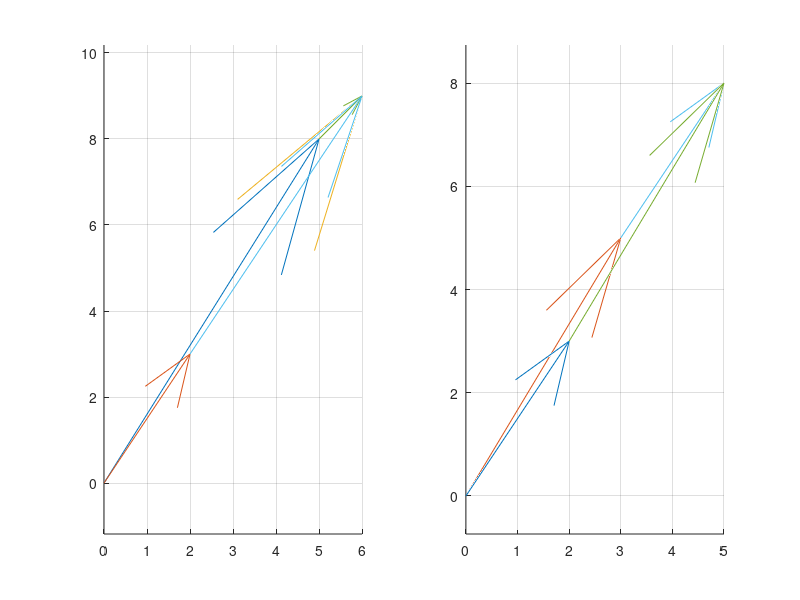

Source code (MATLAB): (Note: this script raises an error after producing the figure.)
% Задание 1 
figure; 
subplot(1, 2, 1); %(a+b)+c=a+(b+c) 
grid on; axis equal; hold on; 
quiver3(0, 0, 0, 5, 8, 6, 1); 
quiver3(5, 8, 6, 1, 1, 1, 1); 
quiver3(0, 0, 0, 2, 3, 4, 1); 
quiver3(2, 3, 4, 4, 6, 3, 1); 
quiver3(0, 0, 0, 6, 9, 7, 1); 
a = [2 3 4]; b = [3 5 2]; c = [1 1 1]; 
isequal((a+b)+c, a+(b+c)) 
subplot(1, 2, 2); % a+b=b+a; 
grid on; axis equal; hold on; 
quiver3(0, 0, 0, 2, 3, 4, 1); 
quiver3(2, 3, 4, 3, 5, 2, 1); 
quiver3(0, 0, 0, 3, 5, 2, 1); 
quiver3(3, 5, 2, 2, 3, 4, 1); 
isequal(a+b, b+a)

% Задание 2 
a = [4 2 3]; b = [1 5 2]; x = 4; y = 3; 
%1: x(a+b) = xa + xb 
isequal((x*(a+b)),(x*a+x*b)) 
%2: (x+y)a = xa + ya 
isequal((x+y)*a, x*a+y*a) 
%3: x(ya)=(xy)a 
isequal(x*(y*a), (x*y)*a) 

% Задание 3 
a = [3 4 5]; 
alen = sqrt(a(1)*a(1) + a(2)*a(2) + a(3)*a(3));
al2 = norm(a);
aort = a / norm(a);
isequal(a, alen*aort);

b = [4 2];
blen = sqrt(b(1)*b(1) + b(2)*b(2));
b12 = norm(b);
bort = b / norm(b);
isequal(b, blen*bort);

% Задание 4
a = [3 4 5]; 
alen = sqrt(a(1)*a(1) + a(2)*a(2) + a(3)*a(3));
cosax = a(1) / alen;
angax = radtodeg(acos(cosax))
cosay = a(2) / alen;
angay = radtodeg(acos(cosay))
cosaz = a(3) / alen;
angaz = radtodeg(acos(cosaz))
isequal(int64(cosax^2+cosay^2+cosaz^2), 1)

b = [4 2];
blen = sqrt(b(1)*b(1) + b(2)*b(2));
cosbx = b(1) / blen;
angbx = radtodeg(acos(cosbx))
cosby = b(2) / blen;
angby = radtodeg(acos(cosby))
isequal(int64(cosbx^2+cosby^2), 1)

% Задание 5
a = [1 -2 0]; b = [0 1 1]; c = [1 2 2];
x = transpose([a; b; c]);
isequal(det(x), 0) % 0 => некомпланарны
orta = a / norm(a);
ortb = b / norm(b);
ortc = c / norm(c);
figure; grid on; hold on; axis equal;
line([0 0 0; a(1) b(1) c(1)], [0 0 0; a(2) b(2) c(2)], [0 0 0; a(3) b(3) c(3)]);
line([0 0 0; orta(1) ortb(1) ortc(1)], ...
[0 0 0; orta(2) ortb(2) ortc(2)], [0 0 0; orta(3) ortb(3) ortc(3)], 'Color', ...
[.0 .0 .0], 'LineWidth', 4);

% Задание 6
p = [2 -3]; q = [1 2]; s = [9; 4];
x = transpose([p; q])
isequal(det(x), 0) % некомпланарность
sol = [x s];
razl = rref(sol);
answ = razl(:,3) % s = answ(1)*p + answ(2)*q
mp = answ(1)*p; nq = answ(2)*q;
mp + nq

figure; grid on; hold on; axis equal;
ax = gca;
ax.XAxisLocation = 'origin';
ax.YAxisLocation = 'origin';
quiver([0 0 0], [0 0 0], [p(1) q(1) s(1)], [p(2) q(2) s(2)]);
quiver([0 0], [0 0], [mp(1) nq(1)], [mp(2) nq(2)]);

% Задание 9
a = [1 -2 0]; b = [0 1 1]; c = [1 2 2];
% 1
isequal(a.*b, b.*a)
% 2
isequal((a+b).*c, a.*c+b.*c)
% 2*
isequal(a.*(b+c), a.*b+a.*c)
% 3
isequal((c(2)*a).*b, c(2)*(a.*b))
% 3*
isequal(a.*(c(2)*b), c(2)*(a.*b))
% 4
isequal(a.*a, 0) % => 0

% Задание 10
a = [1 -2 0]; b = [0 1 1]; c = [1 2 2];
% 2
isequal((a.*b).*c, a.*(b.*c))
% 4
isequal((a.*b).*b, a.*(b.*2))

